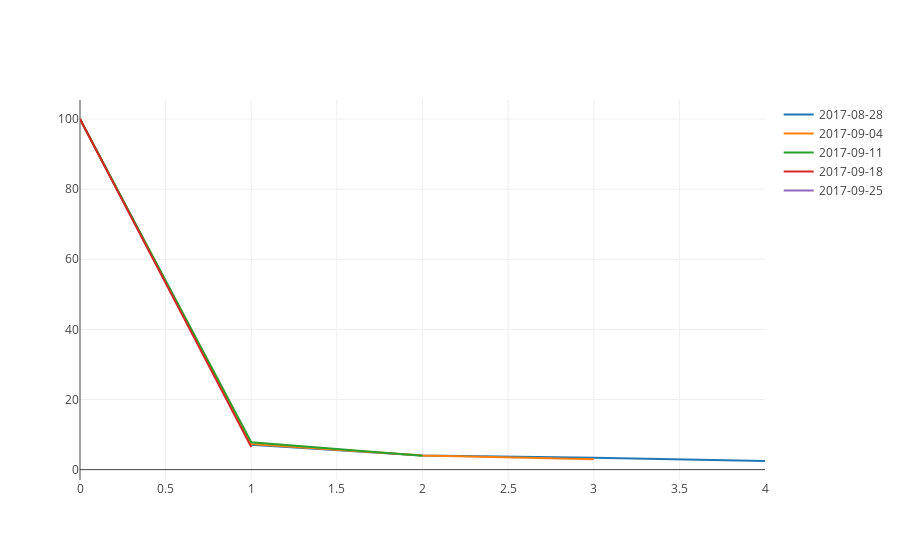

The code cell stored with this chart in its notebook:
### Code cell
plotly_df(ret_df_norm)

### Figure 1 — Plotly figure (JSON) as saved in the notebook; plotly's stock layout.template omitted (floating-point values rounded to 4 significant figures)
{"data": [{"mode": "lines", "name": "2017-08-28", "type": "scatter", "x": [0, 1, 2, 3, 4], "y": [100, 7.054, 4.062, 3.377, 2.463]}, {"mode": "lines", "name": "2017-09-04", "type": "scatter", "x": [0, 1, 2, 3, 4], "y": [100, 7.291, 4.008, 2.968, null]}, {"mode": "lines", "name": "2017-09-11", "type": "scatter", "x": [0, 1, 2, 3, 4], "y": [100, 7.819, 3.954, null, null]}, {"mode": "lines", "name": "2017-09-18", "type": "scatter", "x": [0, 1, 2, 3, 4], "y": [100, 6.422, null, null, null]}, {"mode": "lines", "name": "2017-09-25", "type": "scatter", "x": [0, 1, 2, 3, 4], "y": [100, null, null, null, null]}], "layout": {"title": ""}}
